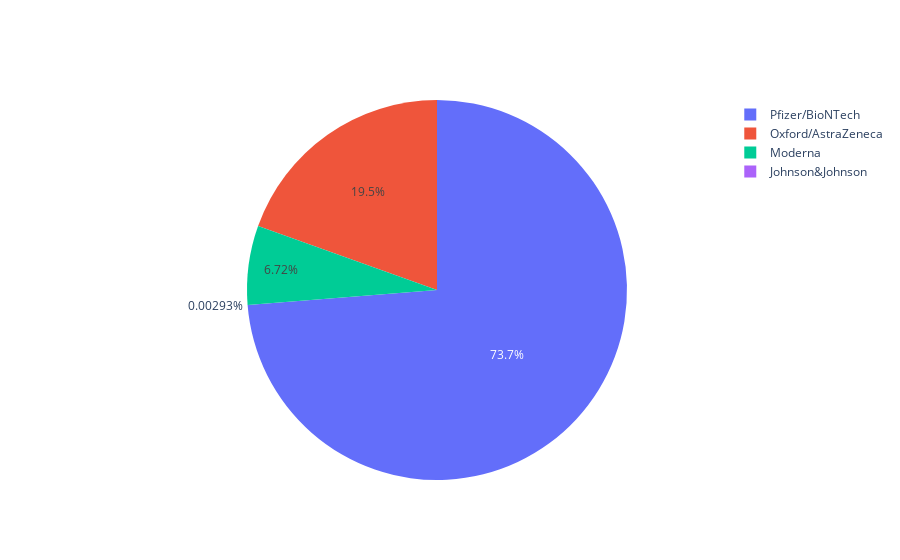

The cell this chart's notebook holds for it:
### Code cell
#create a data frame with filtered data for Lithuania
lithuania_vax = vax_countries[vax_countries.location == 'Lithuania']
#create pie chart with appropriate labels & values
labels = lithuania_vax['vaccine']
values = lithuania_vax['total_vaccinations'] 
fig = go.Figure(data = [go.Pie(labels = labels, values=values)])
fig.show()

### Figure 1 — Plotly figure (JSON) as saved in the notebook; plotly's stock layout.template omitted (floating-point values rounded to 4 significant figures)
{"data": [{"labels": ["Johnson&Johnson", "Moderna", "Oxford/AstraZeneca", "Pfizer/BioNTech"], "type": "pie", "values": [1297, 2976732, 8648594, 32644120]}], "layout": {}}
